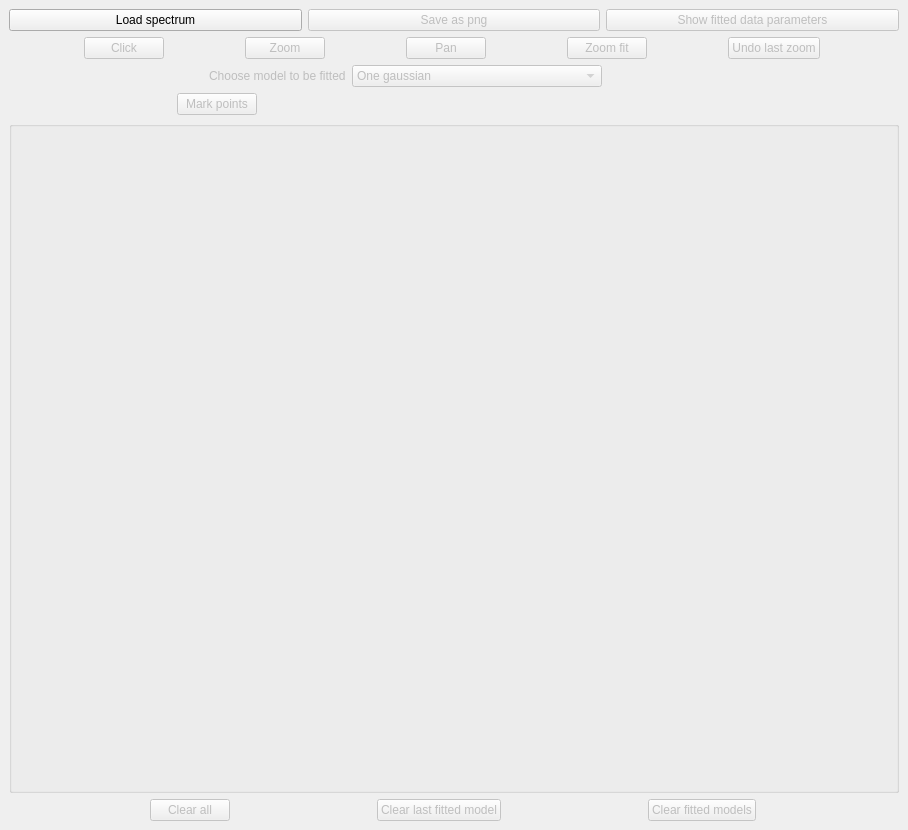
<?xml version="1.0" encoding="UTF-8"?>
<ui version="4.0">
 <class>FitLine</class>
 <widget class="QMainWindow" name="FitLine">
  <property name="geometry">
   <rect>
    <x>0</x>
    <y>0</y>
    <width>908</width>
    <height>830</height>
   </rect>
  </property>
  <property name="windowTitle">
   <string>FitLine</string>
  </property>
  <widget class="QWidget" name="centralwidget">
   <layout class="QGridLayout" name="gridLayout_2">
    <item row="0" column="2">
     <layout class="QGridLayout" name="gridLayout">
      <item row="3" column="0">
       <layout class="QFormLayout" name="formLayout_2">
        <property name="fieldGrowthPolicy">
         <enum>QFormLayout::AllNonFixedFieldsGrow</enum>
        </property>
        <property name="rowWrapPolicy">
         <enum>QFormLayout::DontWrapRows</enum>
        </property>
        <property name="labelAlignment">
         <set>Qt::AlignCenter</set>
        </property>
        <property name="formAlignment">
         <set>Qt::AlignJustify|Qt::AlignTop</set>
        </property>
        <property name="leftMargin">
         <number>200</number>
        </property>
        <item row="0" column="0">
         <widget class="QLabel" name="modelSelectionLabel">
          <property name="enabled">
           <bool>false</bool>
          </property>
          <property name="sizePolicy">
           <sizepolicy hsizetype="Fixed" vsizetype="Preferred">
            <horstretch>0</horstretch>
            <verstretch>0</verstretch>
           </sizepolicy>
          </property>
          <property name="text">
           <string>Choose model to be fitted</string>
          </property>
         </widget>
        </item>
        <item row="0" column="1">
         <widget class="QComboBox" name="modelSelectionComboBox">
          <property name="enabled">
           <bool>false</bool>
          </property>
          <property name="minimumSize">
           <size>
            <width>0</width>
            <height>0</height>
           </size>
          </property>
          <property name="maximumSize">
           <size>
            <width>250</width>
            <height>16777215</height>
           </size>
          </property>
          <item>
           <property name="text">
            <string>One gaussian</string>
           </property>
          </item>
          <item>
           <property name="text">
            <string>Two gaussian</string>
           </property>
          </item>
         </widget>
        </item>
       </layout>
      </item>
      <item row="2" column="0">
       <layout class="QHBoxLayout" name="horizontalLayout_4">
        <item>
         <widget class="QPushButton" name="clickNormalButton">
          <property name="enabled">
           <bool>false</bool>
          </property>
          <property name="sizePolicy">
           <sizepolicy hsizetype="Fixed" vsizetype="Fixed">
            <horstretch>0</horstretch>
            <verstretch>0</verstretch>
           </sizepolicy>
          </property>
          <property name="focusPolicy">
           <enum>Qt::ClickFocus</enum>
          </property>
          <property name="text">
           <string>Click</string>
          </property>
          <property name="checkable">
           <bool>true</bool>
          </property>
          <property name="autoExclusive">
           <bool>true</bool>
          </property>
         </widget>
        </item>
        <item>
         <widget class="QPushButton" name="zoomButton">
          <property name="enabled">
           <bool>false</bool>
          </property>
          <property name="sizePolicy">
           <sizepolicy hsizetype="Fixed" vsizetype="Fixed">
            <horstretch>0</horstretch>
            <verstretch>0</verstretch>
           </sizepolicy>
          </property>
          <property name="focusPolicy">
           <enum>Qt::ClickFocus</enum>
          </property>
          <property name="text">
           <string>Zoom</string>
          </property>
          <property name="checkable">
           <bool>true</bool>
          </property>
          <property name="autoExclusive">
           <bool>true</bool>
          </property>
         </widget>
        </item>
        <item>
         <widget class="QPushButton" name="panButton">
          <property name="enabled">
           <bool>false</bool>
          </property>
          <property name="sizePolicy">
           <sizepolicy hsizetype="Fixed" vsizetype="Fixed">
            <horstretch>0</horstretch>
            <verstretch>0</verstretch>
           </sizepolicy>
          </property>
          <property name="focusPolicy">
           <enum>Qt::ClickFocus</enum>
          </property>
          <property name="text">
           <string>Pan</string>
          </property>
          <property name="checkable">
           <bool>true</bool>
          </property>
          <property name="autoExclusive">
           <bool>true</bool>
          </property>
         </widget>
        </item>
        <item>
         <widget class="QPushButton" name="zoomFitButton">
          <property name="enabled">
           <bool>false</bool>
          </property>
          <property name="sizePolicy">
           <sizepolicy hsizetype="Fixed" vsizetype="Fixed">
            <horstretch>0</horstretch>
            <verstretch>0</verstretch>
           </sizepolicy>
          </property>
          <property name="focusPolicy">
           <enum>Qt::ClickFocus</enum>
          </property>
          <property name="text">
           <string>Zoom fit</string>
          </property>
         </widget>
        </item>
        <item>
         <widget class="QPushButton" name="undoButton">
          <property name="enabled">
           <bool>false</bool>
          </property>
          <property name="sizePolicy">
           <sizepolicy hsizetype="Fixed" vsizetype="Fixed">
            <horstretch>0</horstretch>
            <verstretch>0</verstretch>
           </sizepolicy>
          </property>
          <property name="focusPolicy">
           <enum>Qt::ClickFocus</enum>
          </property>
          <property name="text">
           <string>Undo last zoom</string>
          </property>
         </widget>
        </item>
       </layout>
      </item>
      <item row="5" column="0">
       <widget class="QGroupBox" name="middlePlot">
        <property name="sizePolicy">
         <sizepolicy hsizetype="MinimumExpanding" vsizetype="MinimumExpanding">
          <horstretch>0</horstretch>
          <verstretch>0</verstretch>
         </sizepolicy>
        </property>
        <property name="title">
         <string/>
        </property>
        <property name="alignment">
         <set>Qt::AlignLeading|Qt::AlignLeft|Qt::AlignVCenter</set>
        </property>
        <property name="flat">
         <bool>false</bool>
        </property>
       </widget>
      </item>
      <item row="6" column="0">
       <layout class="QHBoxLayout" name="horizontalLayout">
        <property name="spacing">
         <number>6</number>
        </property>
        <property name="sizeConstraint">
         <enum>QLayout::SetDefaultConstraint</enum>
        </property>
        <item>
         <widget class="QPushButton" name="clearButton">
          <property name="enabled">
           <bool>false</bool>
          </property>
          <property name="sizePolicy">
           <sizepolicy hsizetype="Fixed" vsizetype="Fixed">
            <horstretch>0</horstretch>
            <verstretch>0</verstretch>
           </sizepolicy>
          </property>
          <property name="focusPolicy">
           <enum>Qt::ClickFocus</enum>
          </property>
          <property name="text">
           <string>Clear all</string>
          </property>
         </widget>
        </item>
        <item>
         <widget class="QPushButton" name="clearLastButton">
          <property name="enabled">
           <bool>false</bool>
          </property>
          <property name="sizePolicy">
           <sizepolicy hsizetype="Fixed" vsizetype="Fixed">
            <horstretch>0</horstretch>
            <verstretch>0</verstretch>
           </sizepolicy>
          </property>
          <property name="focusPolicy">
           <enum>Qt::ClickFocus</enum>
          </property>
          <property name="text">
           <string>Clear last fitted model</string>
          </property>
         </widget>
        </item>
        <item>
         <widget class="QPushButton" name="clearFittingButton">
          <property name="enabled">
           <bool>false</bool>
          </property>
          <property name="sizePolicy">
           <sizepolicy hsizetype="Fixed" vsizetype="Fixed">
            <horstretch>0</horstretch>
            <verstretch>0</verstretch>
           </sizepolicy>
          </property>
          <property name="focusPolicy">
           <enum>Qt::ClickFocus</enum>
          </property>
          <property name="text">
           <string>Clear fitted models</string>
          </property>
         </widget>
        </item>
       </layout>
      </item>
      <item row="1" column="0">
       <layout class="QHBoxLayout" name="horizontalLayout_3">
        <item>
         <widget class="QPushButton" name="loadPltButton">
          <property name="sizePolicy">
           <sizepolicy hsizetype="Minimum" vsizetype="Fixed">
            <horstretch>0</horstretch>
            <verstretch>0</verstretch>
           </sizepolicy>
          </property>
          <property name="focusPolicy">
           <enum>Qt::ClickFocus</enum>
          </property>
          <property name="text">
           <string>Load spectrum</string>
          </property>
         </widget>
        </item>
        <item>
         <widget class="QPushButton" name="saveButton">
          <property name="enabled">
           <bool>false</bool>
          </property>
          <property name="sizePolicy">
           <sizepolicy hsizetype="Minimum" vsizetype="Fixed">
            <horstretch>0</horstretch>
            <verstretch>0</verstretch>
           </sizepolicy>
          </property>
          <property name="focusPolicy">
           <enum>Qt::ClickFocus</enum>
          </property>
          <property name="text">
           <string>Save as png</string>
          </property>
         </widget>
        </item>
        <item>
         <widget class="QPushButton" name="showPointsButton">
          <property name="enabled">
           <bool>false</bool>
          </property>
          <property name="sizePolicy">
           <sizepolicy hsizetype="Minimum" vsizetype="Fixed">
            <horstretch>0</horstretch>
            <verstretch>0</verstretch>
           </sizepolicy>
          </property>
          <property name="focusPolicy">
           <enum>Qt::ClickFocus</enum>
          </property>
          <property name="text">
           <string>Show fitted data parameters</string>
          </property>
         </widget>
        </item>
       </layout>
      </item>
      <item row="4" column="0">
       <layout class="QHBoxLayout" name="horizontalLayout_2">
        <item>
         <widget class="QPushButton" name="pointsGenerationButton">
          <property name="enabled">
           <bool>false</bool>
          </property>
          <property name="sizePolicy">
           <sizepolicy hsizetype="Fixed" vsizetype="Fixed">
            <horstretch>0</horstretch>
            <verstretch>0</verstretch>
           </sizepolicy>
          </property>
          <property name="focusPolicy">
           <enum>Qt::ClickFocus</enum>
          </property>
          <property name="text">
           <string>Mark points</string>
          </property>
         </widget>
        </item>
        <item>
         <widget class="QLabel" name="indicationLabel">
          <property name="enabled">
           <bool>true</bool>
          </property>
          <property name="minimumSize">
           <size>
            <width>300</width>
            <height>0</height>
           </size>
          </property>
          <property name="maximumSize">
           <size>
            <width>300</width>
            <height>16777215</height>
           </size>
          </property>
          <property name="text">
           <string/>
          </property>
         </widget>
        </item>
       </layout>
      </item>
     </layout>
    </item>
   </layout>
  </widget>
 </widget>
 <resources/>
 <connections/>
</ui>
